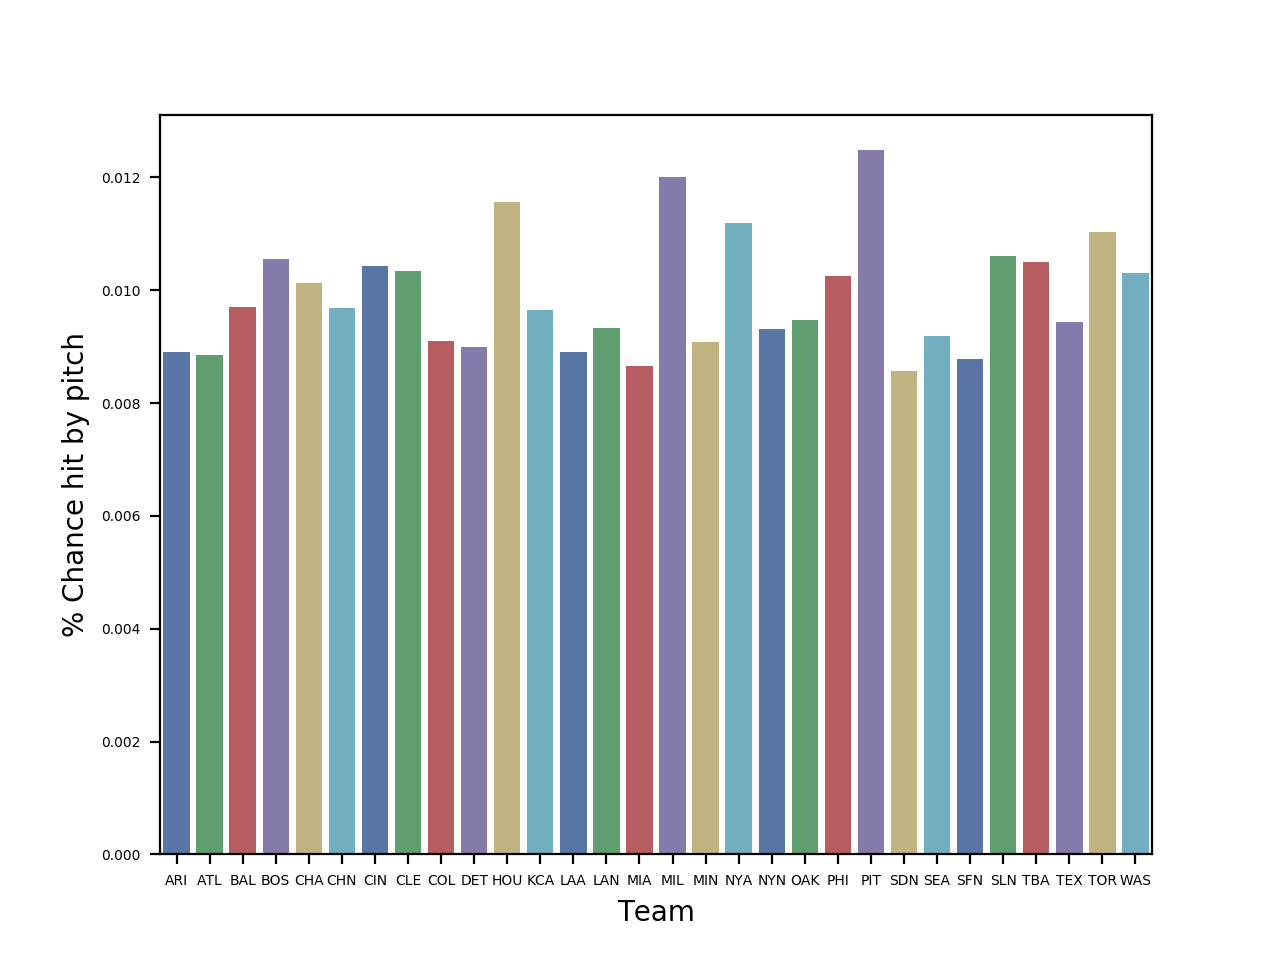

Write Python code to recreate this figure.
import pandas as pd
import matplotlib.pyplot as plt
import seaborn as sns

#load in data
teams = "~/Desktop/DataAnalysis_Udemy/BaseballAnalysis/baseballdatabank-master/core/Teams.csv"
teams_df = pd.read_csv(teams)

odds_by_team_id = {}

def get_odds_hit_by_pitch(team_id):
  #only get teams with team_id, and drop any columns with no data (probably from early years of baseball)
  df = teams_df.loc[teams_df['teamID'] == team_id].dropna()
  df = df.groupby(by='teamID', as_index=False)['teamID', 'HBP', 'AB'].sum()
  #add to dictionary to use later in plotting
  odds_by_team_id[team_id] = float(df['HBP']/df['AB'])

team_id_list = [
  'ARI',
  'ATL',
  'BAL',
  'BOS',
  'CHA',
  'CHN',
  'CIN',
  'CLE',
  'COL',
  'DET',
  'HOU',
  'KCA',
  'LAA',
  'LAN',
  'MIA',
  'MIL',
  'MIN',
  'NYA',
  'NYN',
  'OAK',
  'PHI',
  'PIT',
  'SDN',
  'SEA',
  'SFN',
  'SLN',
  'TBA',
  'TEX',
  'TOR',
  'WAS'
]

for team_id in team_id_list:
  get_odds_hit_by_pitch(team_id)

barchart = sns.barplot(x=list(odds_by_team_id.keys()), y=list(odds_by_team_id.values()), palette='deep')
barchart.set(xlabel='Team', ylabel='% Chance hit by pitch')
barchart.tick_params(labelsize=5)
plt.show(barchart)
